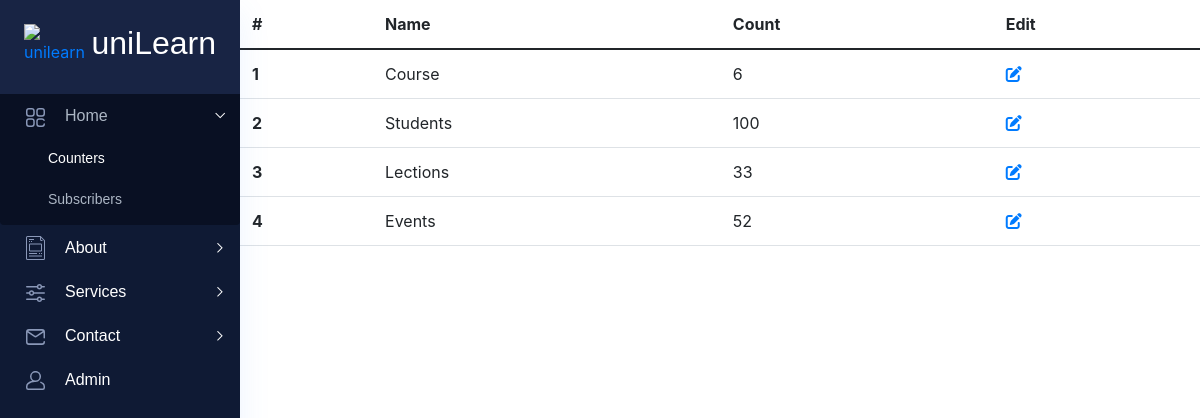
Screenshot of /admin/counter.php (signed in) with the database file from the repository.
### tables this page shows
CREATE TABLE IF NOT EXISTS `counter` (
  `id` int(11) NOT NULL AUTO_INCREMENT,
  `name` varchar(50) NOT NULL DEFAULT '0',
  `count` int(11) NOT NULL DEFAULT 0,
  `icon` varchar(50) NOT NULL DEFAULT '0',
  PRIMARY KEY (`id`)
);

### admin/counter.php (the view, shortened to what this page needs)
<?php
include_once "../config.php";
?>
<!DOCTYPE html>
<html lang="zxx">
<head>
    <?php include_once "includes/head.php"?>
</head>
<body class="crm_body_bg">
        <?php include_once "includes/navbar.php" ?>
        <section class="main_content dashboard_part large_header_bg">
        <table class="table">
  <thead>
    <tr>
      <th scope="col">#</th>
      <th scope="col">Name</th>
      <th scope="col">Count</th>
      <th scope="col">Edit</th>
    </tr>
  </thead>
  <tbody>
    <?php
    $sql = "SELECT * FROM counter";
    $run = mysqli_query($conn , $sql);
    while($counter = mysqli_fetch_assoc($run)){
     ?>
        <tr>
            <th scope="row"><?=$counter['id']?></th>
            <td><?=$counter['name']?></td>
            <td><?=$counter['count']?></td>
            <td>
                <a href="edit-counter.php?id=<?=$counter['id']?>"><i class="fa-solid fa-pen-to-square"></i></a>
            </td>
        </tr>
     <?php
    }
    ?>
  </tbody>
</table>
        </section>
</body>
</html>

### rows the page displays
counter: id "1", name "Course", count "6"
counter: id "2", name "Students", count "100"
counter: id "3", name "Lections", count "33"
counter: id "4", name "Events", count "52"
